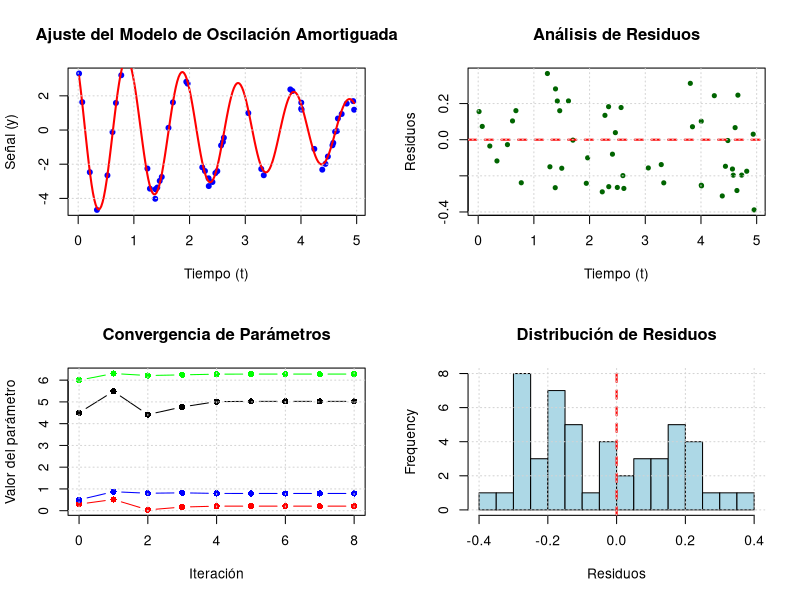

This chart was generated by the following R code:
modelo <- function(A, landa, w, teta, t) {

  A * exp(-landa * t) * cos(w * t + teta)
}


funcion_Objetivo <- function(beta, t_data, y_data) {
  
  # parametros
  A <- beta[1]
  landa <- beta[2]
  w <- beta[3]
  teta <- beta[4]
  #---------------------------------------------------------------------
  # Nuevo Y o prediccion de Y
  y_pred <- A * exp(-landa * t_data) * cos(w * t_data + teta)
  #----------------------------------------
  #
  sum((y_data - y_pred)^2)
}

gradiente <- function(beta, t_data, y_data) {
  
  # Parametros
  A <- beta[1]
  landa <- beta[2]
  w <- beta[3]
  teta <- beta[4]
  #---------------------------------------------------------------------
  # Cuantos datos hay en t_data ( un "Len" de python)
  n <- length(t_data)
  #---------------------------------------------------------------------
  # nuevo gradiente
  grad <- numeric(4)
  
  for(i in 1:n) {
    # rescribiendo t e Y
    t <- t_data[i]
    y <- y_data[i]
    #-------------------------------------------------------------------
    # Predicción
    exp_term <- exp(-landa * t)
    cos_term <- cos(w * t + teta)
    sin_term <- sin(w * t + teta)
    y_pred <- A * exp_term * cos_term
    #-------------------------------------------------------------------  
    # Residuo
    r <- y - y_pred
    #-------------------------------------------------------------------
    # Derivadas parciales respecto a cada parámetro
    
    dy_dA <- exp_term * cos_term                  #deribada de Y segun A
    dy_dlanda <- -A * t * exp_term * cos_term     #deribada de Y segun landa
    dy_dw <- -A * exp_term * sin_term * t         #deribada de Y segun W
    dy_dteta <- -A * exp_term * sin_term          #deribada de Y segun Teta
    #-------------------------------------------------------------------
    # Gradiente (regla de la cadena [NOOO de nuevo jajajjja XD]) 
    grad[1] <- grad[1] - 2 * r * dy_dA
    grad[2] <- grad[2] - 2 * r * dy_dlanda
    grad[3] <- grad[3] - 2 * r * dy_dw
    grad[4] <- grad[4] - 2 * r * dy_dteta
  }    
  
  return(grad)
}

hessiana <- function(beta, t_data, y_data) {
  
  # Parametros
  A <- beta[1]
  landa <- beta[2]
  w <- beta[3]
  teta <- beta[4]
  #---------------------------------------------------------------------
  # Cuantos datos hay en t_data ( un "Len" de python)
  n <- length(t_data)
  #---------------------------------------------------------------------
  #Matris para la hessiana
  H <- matrix(0, nrow = 4, ncol = 4)
  
  for(i in 1:n) {
    # rescribiendo t segun la base de datos
    t <- t_data[i]
    #-------------------------------------------------------------------
    # Predicción
    exp_term <- exp(-landa * t)
    cos_term <- cos(w * t + teta)
    sin_term <- sin(w * t + teta)
    #-------------------------------------------------------------------
    # Derivadas parciales respecto a cada parámetro
    dy_dA <- exp_term * cos_term                  #deribada de Y segun A
    dy_dlanda <- -A * t * exp_term * cos_term     #deribada de Y segun landa
    dy_dw <- -A * exp_term * sin_term * t         #deribada de Y segun W
    dy_dteta <- -A * exp_term * sin_term          #deribada de Y segun Teta
    #-------------------------------------------------------------------
    # Derivadas de segundo orden (aproximación de Gauss-Newton)
    # H = 2 * J**T * J (ignorando términos de segundo orden con residuos)
    J <- c(dy_dA, dy_dlanda, dy_dw, dy_dteta)
    H <- H + 2 * outer(J, J)
  }
  
  return(H)
}

# Método de Newton
newton <- function(beta_0, t_data, y_data, tol = 1e-6, max_iter = 100) {
  beta <- beta_0
  historial <- matrix(NA, nrow = max_iter + 1, ncol = 5)
  colnames(historial) <- c("iter", "A", "landa", "w", "teta")
  
  historial[1, ] <- c(0, beta)
  
  for(k in 1:max_iter) {
    grad <- gradiente(beta, t_data, y_data)
    H <- hessiana(beta, t_data, y_data)
    
    # Resolver H * delta = -grad
    delta <- tryCatch({
      solve(H, -grad)
    }, error = function(e) {
      # Si la Hessiana es singular (signo incorrecto), usar pseudo-inversa
      MASS::ginv(H) %*% (-grad)
    })
    
    beta_nuevo <- beta + delta
    historial[k + 1, ] <- c(k, beta_nuevo)
    
    # Criterio de convergencia
    if(norm(delta, type = "2") < tol) {
      cat("Convergencia alcanzada en", k, "iteraciones\n")
      return(list(
        beta = beta_nuevo,
        valor_f = funcion_Objetivo(beta_nuevo, t_data, y_data),
        iteraciones = k,
        historial = historial[1:(k+1), ]
      ))
    }
    
    beta <- beta_nuevo
  }
  
  cat("Máximo de iteraciones alcanzado\n")
  return(list(
    beta = beta,
    valor_f = funcion_Objetivo(beta_nuevo, t_data, y_data),
    iteraciones = max_iter,
    historial = historial
  ))
}
#---------------------------------------------------------------------
#INT MAIN () 
# datos iniciales
set.seed(123)
A_real <- 5
landa_real <- 0.2
w_real <- 2*pi
teta_real <- pi/4
#---------------------------------------------------------------------
# Base de datos
t_data <- c(0.01585558, 0.07313676, 0.20858986, 0.33697873, 0.52537301, 0.6164369,
     0.67744082, 0.77372499, 1.24299318, 1.28798218, 1.38339642, 1.38848687,
     1.42076869, 1.46404696, 1.50057502, 1.62121603, 1.70114607, 1.94117773,
     1.96511879, 2.22784082, 2.27602643, 2.34135203, 2.34449634, 2.41064538,
     2.46308469, 2.49806005, 2.56570644, 2.59826844, 2.61573859, 3.05457166,
     3.28683793, 3.33196052, 3.80886595, 3.84728936, 4.00492237, 4.00529043,
     4.01024845, 4.23964951, 4.38247821, 4.43925851, 4.48290057, 4.56513696,
     4.58015693, 4.61305888, 4.64543839, 4.6630282, 4.73071767, 4.82119210,
     4.93766455, 4.95449219)

y_data <- c(3.30604951, 1.63304262, -2.46669298, -4.67216227, 
          -2.65183759, -0.11931208, 1.58435298, 3.20604040, -2.25300509, 
          -3.43019723, -4.02265257, -3.46359790, -3.36545235, -2.97468372, 
          -2.74451778, 0.12791535, 1.61615275, 2.82364845, 2.71400979, 
          -2.18062097, -2.39741066, -2.82599835, -3.27902725, -3.04151353, 
          -2.52012235, -2.40448523, -0.90204355, -0.69802758, -0.45049201, 
          0.99303212, -2.27801465, -2.64637196, 2.37675322, 2.28167791, 
          1.25167305, 1.60197788, 1.19320954, -1.10650603, -2.31930834, 
          -1.98134768, -1.55041113, -0.89272659, -0.75329989, -0.09842116, 
          -0.05934957, 0.67373312, 0.93814889, 1.54737425, 1.69100012,
          1.18712468)

#-----------------------------------------------------------------------
#PRUEBA
#y_data <- modelo(5, 0.2, 2*pi, pi/4, t_data) + rnorm(50, 0, 0.2)
#-----------------------------------------------------------------------
# Valores iniciales
beta0 <- c(4.5, 0.3, 6.0, 0.5)
# Ejecutar método de Newton
resultado <- newton(beta0, t_data, y_data)
#-----------------------------------------------------------------------
# VISUALIZACIÓN DE RESULTADOS
par(mfrow = c(2, 2))

# 1. Ajuste del modelo
plot(t_data, y_data, pch = 20, col = "blue", cex = 1.2,
     xlab = "Tiempo (t)", ylab = "Señal (y)", 
     main = "Ajuste del Modelo de Oscilación Amortiguada")
t_plot <- seq(min(t_data), max(t_data), length.out = 200)

y_ajustado <- modelo(resultado$beta[1], resultado$beta[2], 
                     resultado$beta[3], resultado$beta[4], t_plot)

lines(t_plot, y_ajustado, col = "red", lwd = 2)

#legend("topright", legend = c("Datos experimentales", "Modelo ajustado"), 
#       col = c("blue", "red"), pch = c(20, NA), lty = c(NA, 1), lwd = c(1, 2))
grid()
#-----------------------------------------------------------------------
# 2. Residuos
y_pred_final <- modelo(resultado$beta[1], resultado$beta[2], 
                       resultado$beta[3], resultado$beta[4], t_data)

residuos <- y_data - y_pred_final

plot(t_data, residuos, pch = 20, col = "darkgreen",
     xlab = "Tiempo (t)", ylab = "Residuos", 
     main = "Análisis de Residuos")

abline(h = 0, col = "red", lty = 2, lwd = 2)

grid()
#-----------------------------------------------------------------------
# 3. Convergencia de parámetros
hist <- resultado$historial
iter_seq <- hist[, "iter"]

plot(iter_seq, hist[, "A"], type = "b", col = "black", pch = 16,
     xlab = "Iteración", ylab = "Valor del parámetro",
     main = "Convergencia de Parámetros", 
     ylim = range(hist[, 2:5], na.rm = TRUE))

lines(iter_seq, hist[, "landa"], type = "b", col = "red", pch = 16)

lines(iter_seq, hist[, "w"], type = "b", col = "green", pch = 16)

lines(iter_seq, hist[, "teta"], type = "b", col = "blue", pch = 16)

#legend("right", legend = c("A", "landa", "W", "teta"),col = 1:4, 
#       lty = 1, pch = 16, cex = 1)
grid()
#-----------------------------------------------------------------------
# 4. Histograma de residuos
hist(residuos, breaks = 15, col = "lightblue", border = "black",
     xlab = "Residuos", main = "Distribución de Residuos")
abline(v = 0, col = "red", lwd = 2, lty = 2)
grid()
#-----------------------------------------------------------------------
# Estadísticas adicionales
cat("\n=== ESTADÍSTICAS ADICIONALES ===\n")
cat("Error cuadrático medio (MSE):", mean(residuos^2), "\n")
cat("Raíz del error cuadrático medio (RMSE):", sqrt(mean(residuos^2)), "\n")
cat("Desviación estándar de residuos:", sd(residuos), "\n")

#-----------------------------------------------------------------------

cat("\n=== RESULTADOS ===\n")
cat("A obtenido     =",resultado$beta[1],"   y A buscado    =",A_real,"\n")
cat("Landa obtenido =",resultado$beta[2],"   y Landa buscad =",landa_real,"\n")
cat("W obtenido     =",resultado$beta[3],"  y W buscado    =",w_real,"\n")
cat("teta obtenido  =",resultado$beta[4],"   y teta buscado =",teta_real,"\n")
cat("Iteraciones necesarias = ",resultado$iteraciones,"\n")
cat("Valor de la Funcion(β) =", resultado$valor_f, "\n")
